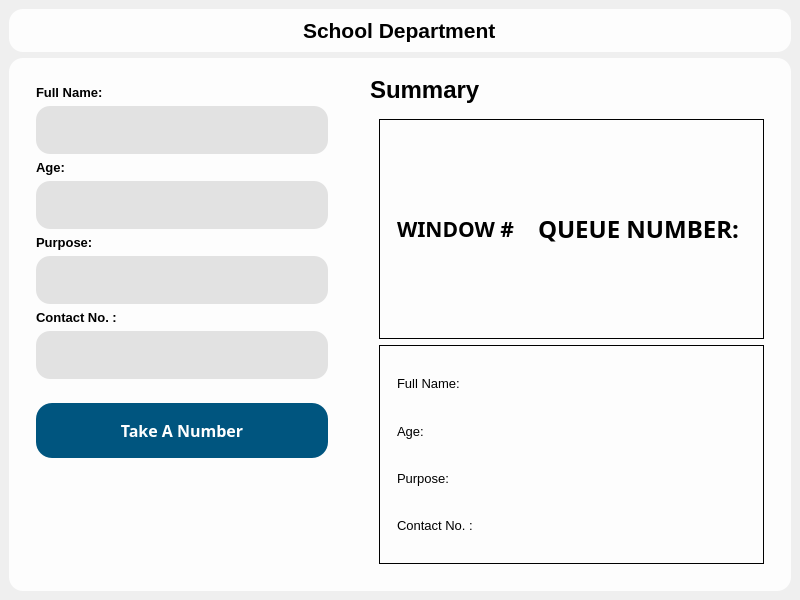
<?xml version="1.0" encoding="UTF-8"?>
<ui version="4.0">
 <class>GuestForm</class>
 <widget class="QMainWindow" name="GuestForm">
  <property name="geometry">
   <rect>
    <x>0</x>
    <y>0</y>
    <width>800</width>
    <height>600</height>
   </rect>
  </property>
  <property name="windowTitle">
   <string>MainWindow</string>
  </property>
  <widget class="QWidget" name="centralwidget">
   <property name="styleSheet">
    <string notr="true">QLineEdit {
	border: none;
	border-radius: 14px;
	padding: 15px;
	background-color: rgb(226, 226, 226);
	font-size: 14px;
}
#centralwidget {
	background: url(:/image/aisat-bg.jpg);
	background-position: center;
}
#form, #frame {
	background: transparent;
	border-radius: 14px;	
	background-color: rgba(255, 255, 255, 230);
}
QPushButton {
	border: none;
	background-color: rgb(0, 85, 127);
	color: white;
	padding: 16px;
	border-radius: 16px;
}
#number, #personal {
	border: 1px solid black;
}




</string>
   </property>
   <layout class="QVBoxLayout" name="verticalLayout">
    <item>
     <widget class="QFrame" name="frame">
      <property name="frameShape">
       <enum>QFrame::StyledPanel</enum>
      </property>
      <property name="frameShadow">
       <enum>QFrame::Raised</enum>
      </property>
      <layout class="QVBoxLayout" name="verticalLayout_2">
       <item alignment="Qt::AlignHCenter|Qt::AlignTop">
        <widget class="QLabel" name="title">
         <property name="font">
          <font>
           <pointsize>16</pointsize>
           <weight>75</weight>
           <bold>true</bold>
          </font>
         </property>
         <property name="text">
          <string>School Department</string>
         </property>
        </widget>
       </item>
      </layout>
     </widget>
    </item>
    <item>
     <widget class="QFrame" name="form">
      <property name="sizePolicy">
       <sizepolicy hsizetype="Preferred" vsizetype="Expanding">
        <horstretch>0</horstretch>
        <verstretch>0</verstretch>
       </sizepolicy>
      </property>
      <property name="frameShape">
       <enum>QFrame::StyledPanel</enum>
      </property>
      <property name="frameShadow">
       <enum>QFrame::Raised</enum>
      </property>
      <layout class="QHBoxLayout" name="horizontalLayout">
       <property name="spacing">
        <number>15</number>
       </property>
       <item>
        <widget class="QWidget" name="widget" native="true">
         <layout class="QVBoxLayout" name="verticalLayout_3">
          <item>
           <widget class="QWidget" name="widget_3" native="true">
            <layout class="QVBoxLayout" name="verticalLayout_4">
             <item>
              <widget class="QLabel" name="label">
               <property name="font">
                <font>
                 <pointsize>10</pointsize>
                 <weight>75</weight>
                 <bold>true</bold>
                </font>
               </property>
               <property name="text">
                <string>Full Name:</string>
               </property>
              </widget>
             </item>
             <item>
              <widget class="QLineEdit" name="nameinput"/>
             </item>
             <item>
              <widget class="QLabel" name="label_2">
               <property name="font">
                <font>
                 <pointsize>10</pointsize>
                 <weight>75</weight>
                 <bold>true</bold>
                </font>
               </property>
               <property name="text">
                <string>Age:</string>
               </property>
              </widget>
             </item>
             <item>
              <widget class="QLineEdit" name="ageinput"/>
             </item>
             <item>
              <widget class="QLabel" name="label_4">
               <property name="font">
                <font>
                 <pointsize>10</pointsize>
                 <weight>75</weight>
                 <bold>true</bold>
                </font>
               </property>
               <property name="text">
                <string>Purpose: </string>
               </property>
              </widget>
             </item>
             <item>
              <widget class="QLineEdit" name="purposeinput"/>
             </item>
             <item>
              <widget class="QLabel" name="label_5">
               <property name="font">
                <font>
                 <pointsize>10</pointsize>
                 <weight>75</weight>
                 <bold>true</bold>
                </font>
               </property>
               <property name="text">
                <string>Contact No. :</string>
               </property>
              </widget>
             </item>
             <item>
              <widget class="QLineEdit" name="contactinput"/>
             </item>
            </layout>
           </widget>
          </item>
          <item alignment="Qt::AlignTop">
           <widget class="QWidget" name="widget_4" native="true">
            <layout class="QVBoxLayout" name="verticalLayout_6">
             <item alignment="Qt::AlignTop">
              <widget class="QPushButton" name="pushButton">
               <property name="font">
                <font>
                 <family>Yu Gothic UI Semibold</family>
                 <pointsize>12</pointsize>
                 <weight>75</weight>
                 <bold>true</bold>
                </font>
               </property>
               <property name="cursor">
                <cursorShape>ClosedHandCursor</cursorShape>
               </property>
               <property name="text">
                <string>Take A Number</string>
               </property>
              </widget>
             </item>
            </layout>
           </widget>
          </item>
         </layout>
        </widget>
       </item>
       <item>
        <widget class="QWidget" name="widget_2" native="true">
         <layout class="QVBoxLayout" name="verticalLayout_5">
          <item alignment="Qt::AlignTop">
           <widget class="QLabel" name="label_3">
            <property name="font">
             <font>
              <pointsize>18</pointsize>
              <weight>75</weight>
              <bold>true</bold>
             </font>
            </property>
            <property name="text">
             <string>Summary</string>
            </property>
           </widget>
          </item>
          <item>
           <widget class="QWidget" name="widget_5" native="true">
            <property name="sizePolicy">
             <sizepolicy hsizetype="Preferred" vsizetype="Expanding">
              <horstretch>0</horstretch>
              <verstretch>0</verstretch>
             </sizepolicy>
            </property>
            <layout class="QVBoxLayout" name="verticalLayout_7">
             <item>
              <widget class="QWidget" name="number" native="true">
               <layout class="QHBoxLayout" name="horizontalLayout_3">
                <item>
                 <widget class="QWidget" name="widget_6" native="true">
                  <layout class="QVBoxLayout" name="verticalLayout_8">
                   <item>
                    <widget class="QLabel" name="label_8">
                     <property name="font">
                      <font>
                       <family>Yu Gothic UI Semibold</family>
                       <pointsize>16</pointsize>
                       <weight>75</weight>
                       <bold>true</bold>
                      </font>
                     </property>
                     <property name="text">
                      <string>WINDOW #</string>
                     </property>
                    </widget>
                   </item>
                  </layout>
                 </widget>
                </item>
                <item>
                 <widget class="QWidget" name="widget_7" native="true">
                  <layout class="QVBoxLayout" name="verticalLayout_10">
                   <item>
                    <widget class="QLabel" name="label_6">
                     <property name="font">
                      <font>
                       <family>Yu Gothic UI Semibold</family>
                       <pointsize>18</pointsize>
                       <weight>75</weight>
                       <bold>true</bold>
                      </font>
                     </property>
                     <property name="text">
                      <string>QUEUE NUMBER: </string>
                     </property>
                    </widget>
                   </item>
                  </layout>
                 </widget>
                </item>
               </layout>
              </widget>
             </item>
             <item>
              <widget class="QWidget" name="personal" native="true">
               <layout class="QHBoxLayout" name="horizontalLayout_2">
                <item>
                 <widget class="QWidget" name="widget_9" native="true">
                  <layout class="QVBoxLayout" name="verticalLayout_9">
                   <item>
                    <widget class="QLabel" name="label_10">
                     <property name="font">
                      <font>
                       <pointsize>10</pointsize>
                      </font>
                     </property>
                     <property name="text">
                      <string>Full Name:</string>
                     </property>
                    </widget>
                   </item>
                   <item>
                    <widget class="QLabel" name="label_11">
                     <property name="font">
                      <font>
                       <pointsize>10</pointsize>
                      </font>
                     </property>
                     <property name="text">
                      <string>Age: </string>
                     </property>
                    </widget>
                   </item>
                   <item>
                    <widget class="QLabel" name="label_12">
                     <property name="font">
                      <font>
                       <pointsize>10</pointsize>
                      </font>
                     </property>
                     <property name="text">
                      <string>Purpose: </string>
                     </property>
                    </widget>
                   </item>
                   <item>
                    <widget class="QLabel" name="label_13">
                     <property name="font">
                      <font>
                       <pointsize>10</pointsize>
                      </font>
                     </property>
                     <property name="text">
                      <string>Contact No. :</string>
                     </property>
                    </widget>
                   </item>
                  </layout>
                 </widget>
                </item>
                <item>
                 <widget class="QWidget" name="personalsummary" native="true">
                  <layout class="QVBoxLayout" name="verticalLayout_11"/>
                 </widget>
                </item>
               </layout>
              </widget>
             </item>
            </layout>
           </widget>
          </item>
         </layout>
        </widget>
       </item>
      </layout>
     </widget>
    </item>
   </layout>
  </widget>
 </widget>
 <resources>
  <include location="assets.qrc"/>
 </resources>
 <connections/>
</ui>
